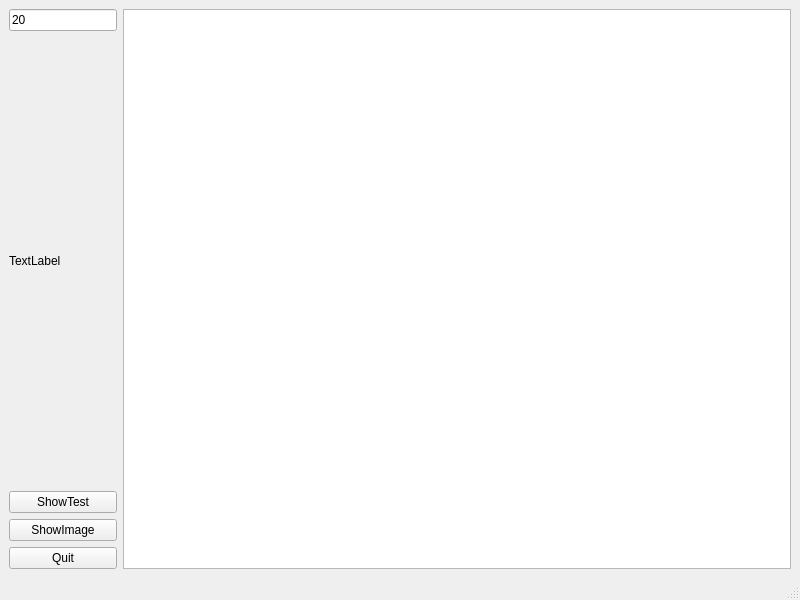
<?xml version="1.0" encoding="UTF-8"?>
<ui version="4.0">
 <class>MainWindow</class>
 <widget class="QMainWindow" name="MainWindow">
  <property name="geometry">
   <rect>
    <x>0</x>
    <y>0</y>
    <width>800</width>
    <height>600</height>
   </rect>
  </property>
  <property name="minimumSize">
   <size>
    <width>720</width>
    <height>480</height>
   </size>
  </property>
  <property name="maximumSize">
   <size>
    <width>16777215</width>
    <height>16777215</height>
   </size>
  </property>
  <property name="windowTitle">
   <string>MainWindow</string>
  </property>
  <widget class="QWidget" name="centralwidget">
   <layout class="QGridLayout" name="gridLayout">
    <item row="0" column="0">
     <layout class="QHBoxLayout" name="horizontalLayout" stretch="0,1">
      <item>
       <layout class="QVBoxLayout" name="verticalLayout">
        <item>
         <widget class="QLineEdit" name="lineEdit_num">
          <property name="text">
           <string>20</string>
          </property>
         </widget>
        </item>
        <item>
         <widget class="QLabel" name="label_num">
          <property name="text">
           <string>TextLabel</string>
          </property>
         </widget>
        </item>
        <item>
         <widget class="QPushButton" name="pushButton_st">
          <property name="text">
           <string>ShowTest</string>
          </property>
         </widget>
        </item>
        <item>
         <widget class="QPushButton" name="pushButton_si">
          <property name="text">
           <string>ShowImage</string>
          </property>
         </widget>
        </item>
        <item>
         <widget class="QPushButton" name="pushButton_quit">
          <property name="text">
           <string>Quit</string>
          </property>
         </widget>
        </item>
       </layout>
      </item>
      <item>
       <widget class="QGraphicsView" name="graphicsView"/>
      </item>
     </layout>
    </item>
   </layout>
  </widget>
  <widget class="QMenuBar" name="menubar">
   <property name="geometry">
    <rect>
     <x>0</x>
     <y>0</y>
     <width>800</width>
     <height>18</height>
    </rect>
   </property>
  </widget>
  <widget class="QStatusBar" name="statusbar"/>
 </widget>
 <resources/>
 <connections/>
</ui>
